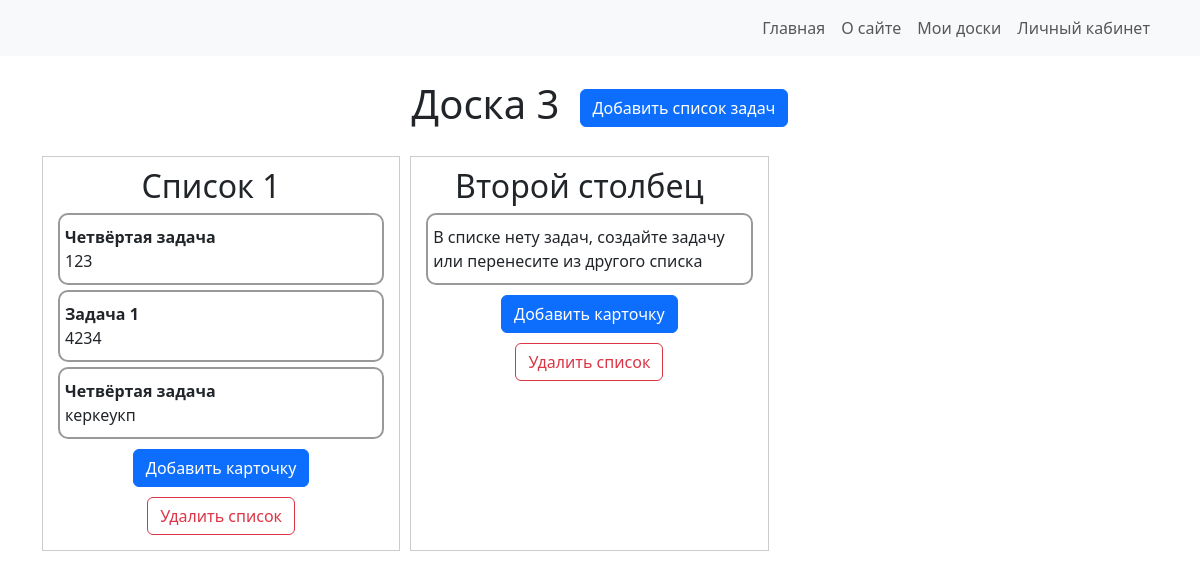
The page /board/2/ (signed in) on the database as committed earlier.
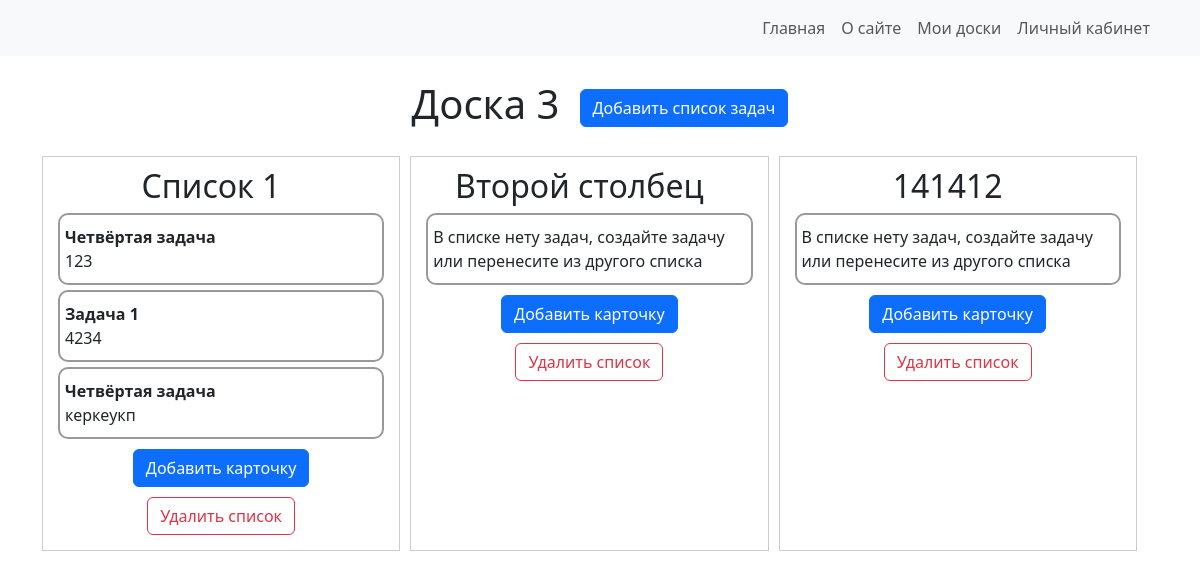
The same page on the database as committed later.
### web/models.py (models this page shows, shortened)
class List(models.Model):
    board = models.ForeignKey(Board, related_name='lists', on_delete=models.CASCADE)
    title = models.CharField(max_length=255)
    position = models.PositiveIntegerField(default=0)

class Task(models.Model):
    list = models.ForeignKey(List, related_name='tasks', on_delete=models.CASCADE)
    title = models.CharField(max_length=255)
    description = models.TextField(blank=True)
    position = models.PositiveIntegerField(default=0)
    status = models.ForeignKey(Status, on_delete=models.SET_NULL, null=True, blank=True, default=get_default_status())
    dateStarted = models.DateTimeField(auto_now_add=True)
    dateEnded = models.DateTimeField(auto_now_add=True)

### web/views.py (the view)
# urls.py: path('board/<int:board_id>/', views.board_detail, name='board_detail'),
@login_required
def board_detail(request, board_id):
    board = get_object_or_404(Board, id=board_id, user=request.user)
    return render(request, 'boards/board_detail.html', {'board': board})

### templates/boards/board_detail.html (shortened to what this page needs)
{% extends 'base.html' %}
{% load static %}
{% block content %}
<body>
<div class="div_title">
    <h1 class="board_title" id="boardTitle" style="cursor: pointer;">{{ board.title }}</h1>
    <button id="add-column" class="btn btn-primary">Добавить список задач</button>
</div>
<div class="lists">
    {% for list in board.lists.all %}
      <div class="list" id="list-{{ list.id }}" style="border: 1px solid #ccc; margin-bottom: 10px; padding: 10px;">
          <h2 class="list_title" style=" margin-right: 20px">{{ list.title }}</h2>
          <div class="task-list" id="task-list-{{ list.id }}">
              {% for task in list.tasks.all %}
                <div onclick="window.location.href='{% url 'task_detail_view' board.id task.id %}'" class="task" draggable="true" id="task-{{ task.id }}">
                  <strong>{{ task.title }}</strong><br>
                  {{ task.description }}
                </div>
              {% endfor %}
          </div>
          <div class="task-buttons">
              <button class="add-task btn btn-primary">Добавить карточку</button>
              <button class="delete-list-btn btn btn-outline-danger delete-board-btn" data-list-id="{{ list.id }}">Удалить список</button>
          </div>
      </div>
    {% empty %}
      <p>Нет списков</p>
    {% endfor %}
</div>
</body>
{% endblock %}

Rows that differ between the two databases and show on the page:
added List: title "141412"
